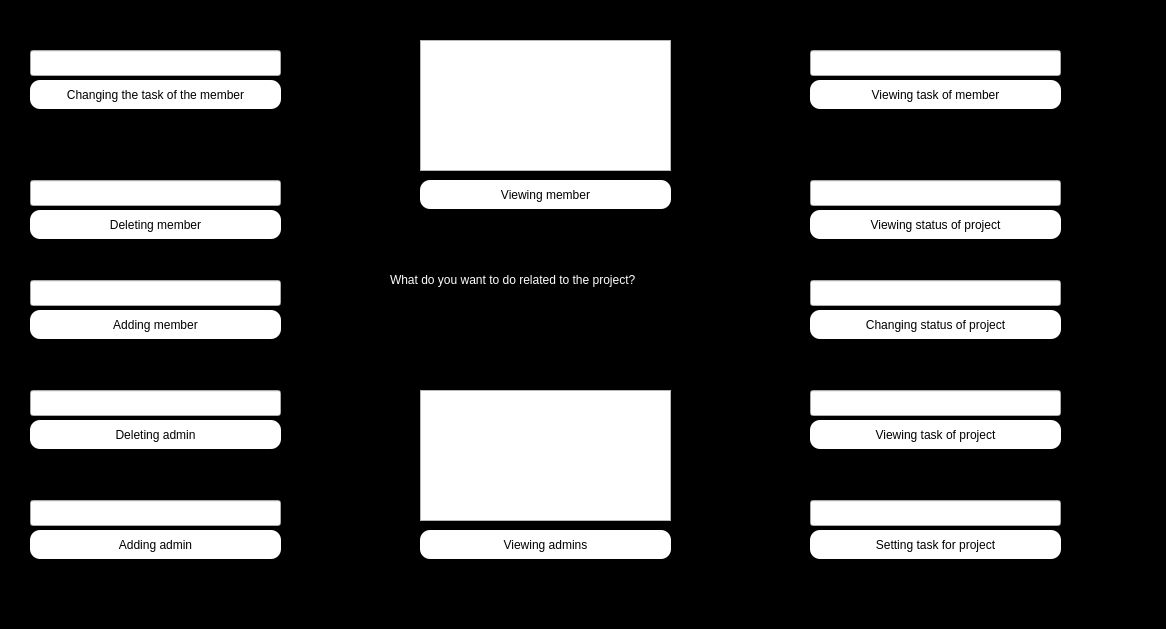
<?xml version="1.0" encoding="UTF-8"?>
<ui version="4.0">
 <class>project_before</class>
 <widget class="QWidget" name="project_before">
  <property name="geometry">
   <rect>
    <x>0</x>
    <y>0</y>
    <width>1166</width>
    <height>629</height>
   </rect>
  </property>
  <property name="windowTitle">
   <string>Form</string>
  </property>
  <property name="styleSheet">
   <string notr="true">#project_before
{
background-color:black;
}</string>
  </property>
  <widget class="QLabel" name="label">
   <property name="geometry">
    <rect>
     <x>390</x>
     <y>270</y>
     <width>321</width>
     <height>20</height>
    </rect>
   </property>
   <property name="styleSheet">
    <string notr="true">#label
{
color:white;
}</string>
   </property>
   <property name="text">
    <string>What do you want to do related to the project?</string>
   </property>
  </widget>
  <widget class="QPushButton" name="change_task_person_pbn">
   <property name="geometry">
    <rect>
     <x>30</x>
     <y>80</y>
     <width>251</width>
     <height>29</height>
    </rect>
   </property>
   <property name="styleSheet">
    <string notr="true">#change_task_person_pbn{
background-color:white;
border-radius:10px;

}

#change_task_person_pbn:hover
{
background-color:yellow;
order:1px solid yellow; 
}</string>
   </property>
   <property name="text">
    <string>Changing the task of the member</string>
   </property>
  </widget>
  <widget class="QPushButton" name="view_task_person_pbn">
   <property name="geometry">
    <rect>
     <x>810</x>
     <y>80</y>
     <width>251</width>
     <height>29</height>
    </rect>
   </property>
   <property name="styleSheet">
    <string notr="true">#view_task_person_pbn{
background-color:white;
border-radius:10px;

}

#view_task_person_pbn:hover
{
background-color:yellow;
order:1px solid yellow; 
}</string>
   </property>
   <property name="text">
    <string>Viewing task of member</string>
   </property>
  </widget>
  <widget class="QPushButton" name="add_admin_pbn">
   <property name="geometry">
    <rect>
     <x>30</x>
     <y>530</y>
     <width>251</width>
     <height>29</height>
    </rect>
   </property>
   <property name="styleSheet">
    <string notr="true">#add_admin_pbn{
background-color:white;
border-radius:10px;

}

#add_admin_pbn:hover
{
background-color:yellow;
order:1px solid yellow; 
}</string>
   </property>
   <property name="text">
    <string>Adding admin</string>
   </property>
  </widget>
  <widget class="QPushButton" name="delete_admin_pbn">
   <property name="geometry">
    <rect>
     <x>30</x>
     <y>420</y>
     <width>251</width>
     <height>29</height>
    </rect>
   </property>
   <property name="styleSheet">
    <string notr="true">#delete_admin_pbn{
background-color:white;
border-radius:10px;

}

#delete_admin_pbn:hover
{
background-color:yellow;
order:1px solid yellow; 
}</string>
   </property>
   <property name="text">
    <string>Deleting admin</string>
   </property>
  </widget>
  <widget class="QPushButton" name="view_admin_pbn">
   <property name="geometry">
    <rect>
     <x>420</x>
     <y>530</y>
     <width>251</width>
     <height>29</height>
    </rect>
   </property>
   <property name="styleSheet">
    <string notr="true">#view_admin_pbn{
background-color:white;
border-radius:10px;

}

#view_admin_pbn:hover
{
background-color:yellow;
order:1px solid yellow; 
}</string>
   </property>
   <property name="text">
    <string>Viewing admins</string>
   </property>
  </widget>
  <widget class="QPushButton" name="add_member_pbn">
   <property name="geometry">
    <rect>
     <x>30</x>
     <y>310</y>
     <width>251</width>
     <height>29</height>
    </rect>
   </property>
   <property name="styleSheet">
    <string notr="true">#add_member_pbn{
background-color:white;
border-radius:10px;

}

#add_member_pbn:hover
{
background-color:yellow;
order:1px solid yellow; 
}</string>
   </property>
   <property name="text">
    <string>Adding member</string>
   </property>
  </widget>
  <widget class="QPushButton" name="delete_member_pbn">
   <property name="geometry">
    <rect>
     <x>30</x>
     <y>210</y>
     <width>251</width>
     <height>29</height>
    </rect>
   </property>
   <property name="styleSheet">
    <string notr="true">#delete_member_pbn{
background-color:white;
border-radius:10px;

}

#delete_member_pbn:hover
{
background-color:yellow;
order:1px solid yellow; 
}</string>
   </property>
   <property name="text">
    <string>Deleting member</string>
   </property>
  </widget>
  <widget class="QPushButton" name="view_member_pbn">
   <property name="geometry">
    <rect>
     <x>420</x>
     <y>180</y>
     <width>251</width>
     <height>29</height>
    </rect>
   </property>
   <property name="styleSheet">
    <string notr="true">#view_member_pbn{
background-color:white;
border-radius:10px;

}

#view_member_pbn:hover
{
background-color:yellow;
order:1px solid yellow; 
}</string>
   </property>
   <property name="text">
    <string>Viewing member</string>
   </property>
  </widget>
  <widget class="QPushButton" name="set_project_task_pbn">
   <property name="geometry">
    <rect>
     <x>810</x>
     <y>530</y>
     <width>251</width>
     <height>29</height>
    </rect>
   </property>
   <property name="styleSheet">
    <string notr="true">#set_project_task_pbn{
background-color:white;
border-radius:10px;

}

#set_project_task_pbn:hover
{
background-color:yellow;
order:1px solid yellow; 
}</string>
   </property>
   <property name="text">
    <string>Setting task for project</string>
   </property>
  </widget>
  <widget class="QPushButton" name="view_project_task_pbn">
   <property name="geometry">
    <rect>
     <x>810</x>
     <y>420</y>
     <width>251</width>
     <height>29</height>
    </rect>
   </property>
   <property name="styleSheet">
    <string notr="true">#view_project_task_pbn{
background-color:white;
border-radius:10px;

}

#view_project_task_pbn:hover
{
background-color:yellow;
order:1px solid yellow; 
}</string>
   </property>
   <property name="text">
    <string>Viewing task of project</string>
   </property>
  </widget>
  <widget class="QPushButton" name="change_project_status_pbn">
   <property name="geometry">
    <rect>
     <x>810</x>
     <y>310</y>
     <width>251</width>
     <height>29</height>
    </rect>
   </property>
   <property name="styleSheet">
    <string notr="true">#change_project_status_pbn{
background-color:white;
border-radius:10px;

}

#change_project_status_pbn:hover
{
background-color:yellow;
order:1px solid yellow; 
}</string>
   </property>
   <property name="text">
    <string>Changing status of project</string>
   </property>
  </widget>
  <widget class="QPushButton" name="view_project_status_pbn">
   <property name="geometry">
    <rect>
     <x>810</x>
     <y>210</y>
     <width>251</width>
     <height>29</height>
    </rect>
   </property>
   <property name="styleSheet">
    <string notr="true">#view_project_status_pbn{
background-color:white;
border-radius:10px;

}

#view_project_status_pbn:hover
{
background-color:yellow;
order:1px solid yellow; 
}</string>
   </property>
   <property name="text">
    <string>Viewing status of project</string>
   </property>
  </widget>
  <widget class="QLineEdit" name="led_add_adm">
   <property name="geometry">
    <rect>
     <x>30</x>
     <y>500</y>
     <width>251</width>
     <height>26</height>
    </rect>
   </property>
  </widget>
  <widget class="QLineEdit" name="led_del_adm">
   <property name="geometry">
    <rect>
     <x>30</x>
     <y>390</y>
     <width>251</width>
     <height>26</height>
    </rect>
   </property>
  </widget>
  <widget class="QLineEdit" name="led_add_mem">
   <property name="geometry">
    <rect>
     <x>30</x>
     <y>280</y>
     <width>251</width>
     <height>26</height>
    </rect>
   </property>
  </widget>
  <widget class="QLineEdit" name="led_del_mem">
   <property name="geometry">
    <rect>
     <x>30</x>
     <y>180</y>
     <width>251</width>
     <height>26</height>
    </rect>
   </property>
  </widget>
  <widget class="QLineEdit" name="led_set_taskpro">
   <property name="geometry">
    <rect>
     <x>810</x>
     <y>500</y>
     <width>251</width>
     <height>26</height>
    </rect>
   </property>
  </widget>
  <widget class="QLineEdit" name="led_view_taskpro">
   <property name="geometry">
    <rect>
     <x>810</x>
     <y>390</y>
     <width>251</width>
     <height>26</height>
    </rect>
   </property>
  </widget>
  <widget class="QLineEdit" name="led_chang_status">
   <property name="geometry">
    <rect>
     <x>810</x>
     <y>280</y>
     <width>251</width>
     <height>26</height>
    </rect>
   </property>
  </widget>
  <widget class="QLineEdit" name="led_view_status">
   <property name="geometry">
    <rect>
     <x>810</x>
     <y>180</y>
     <width>251</width>
     <height>26</height>
    </rect>
   </property>
  </widget>
  <widget class="QLineEdit" name="led_chan_taskmem">
   <property name="geometry">
    <rect>
     <x>30</x>
     <y>50</y>
     <width>251</width>
     <height>26</height>
    </rect>
   </property>
  </widget>
  <widget class="QLineEdit" name="led_view_taskmem">
   <property name="geometry">
    <rect>
     <x>810</x>
     <y>50</y>
     <width>251</width>
     <height>26</height>
    </rect>
   </property>
  </widget>
  <widget class="QTextEdit" name="ted_view_adm">
   <property name="geometry">
    <rect>
     <x>420</x>
     <y>390</y>
     <width>251</width>
     <height>131</height>
    </rect>
   </property>
  </widget>
  <widget class="QTextEdit" name="ted_view_mem">
   <property name="geometry">
    <rect>
     <x>420</x>
     <y>40</y>
     <width>251</width>
     <height>131</height>
    </rect>
   </property>
  </widget>
 </widget>
 <resources/>
 <connections/>
</ui>
